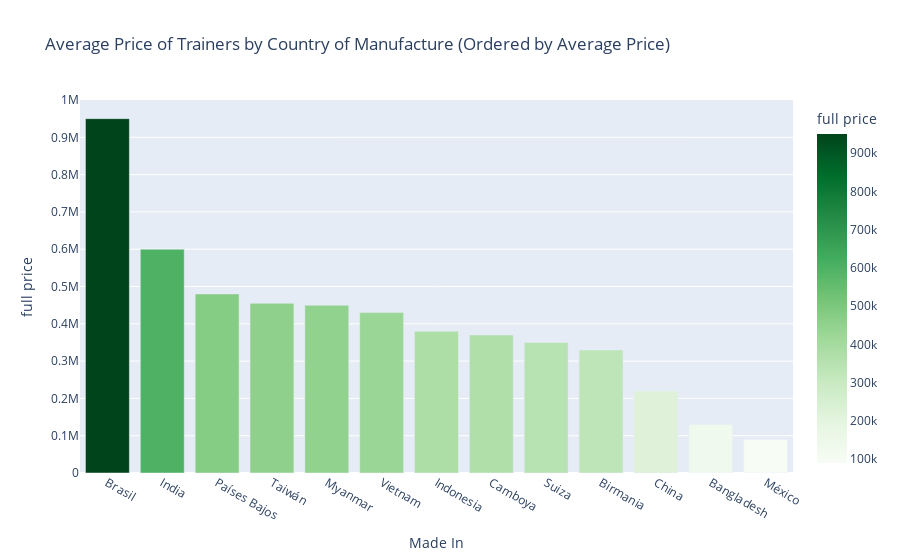

Write notebook code for a chart like this one.
### Markdown cell above
# Visualizaciones analíticas

### Code cell
average_prices = filtered_trainers.groupby('made_in')['full price'].median().reset_index()

# Ordenar el DataFrame por precio promedio de manera descendente
average_prices_sorted = average_prices.sort_values(by='full price', ascending=False)

fig = px.bar(average_prices_sorted,
             x='made_in',  # Categorías en el eje x (país de fabricación)
             y='full price',  # Precio promedio en el eje y
             labels={'full_price': 'Average Price', 'made_in': 'Made In'},
             title='Average Price of Trainers by Country of Manufacture (Ordered by Average Price)',
             color='full price',  # Color basado en el precio promedio
             color_continuous_scale='greens'
             )

# Mostrar el gráfico
fig.show()

### Figure 1 — Plotly figure (JSON) as saved in the notebook; plotly's stock layout.template omitted (floating-point values rounded to 4 significant figures)
{"data": [{"alignmentgroup": "True", "hovertemplate": "Made In=%{x}<br>full price=%{marker.color}<extra></extra>", "legendgroup": "", "marker": {"color": [949990, 599950, 479990, 454990, 449970, 429990, 379950, 369990, 349990, 329950, 219990, 129990, 89990], "coloraxis": "coloraxis", "pattern": {"shape": ""}}, "name": "", "offsetgroup": "", "orientation": "v", "showlegend": false, "textposition": "auto", "type": "bar", "x": ["Brasil", "India", "Países Bajos", "Taiwán", "Myanmar", "Vietnam", "Indonesia", "Camboya", "Suiza", "Birmania", "China", "Bangladesh", "México"], "xaxis": "x", "y": [949990, 599950, 479990, 454990, 449970, 429990, 379950, 369990, 349990, 329950, 219990, 129990, 89990], "yaxis": "y"}], "layout": {"barmode": "relative", "coloraxis": {"colorbar": {"title": {"text": "full price"}}, "colorscale": [[0, "rgb(247,252,245)"], [0.125, "rgb(229,245,224)"], [0.25, "rgb(199,233,192)"], [0.375, "rgb(161,217,155)"], [0.5, "rgb(116,196,118)"], [0.625, "rgb(65,171,93)"], [0.75, "rgb(35,139,69)"], [0.875, "rgb(0,109,44)"], [1, "rgb(0,68,27)"]]}, "legend": {"tracegroupgap": 0}, "title": {"text": "Average Price of Trainers by Country of Manufacture (Ordered by Average Price)"}, "xaxis": {"anchor": "y", "domain": [0, 1], "title": {"text": "Made In"}}, "yaxis": {"anchor": "x", "domain": [0, 1], "title": {"text": "full price"}}}}
